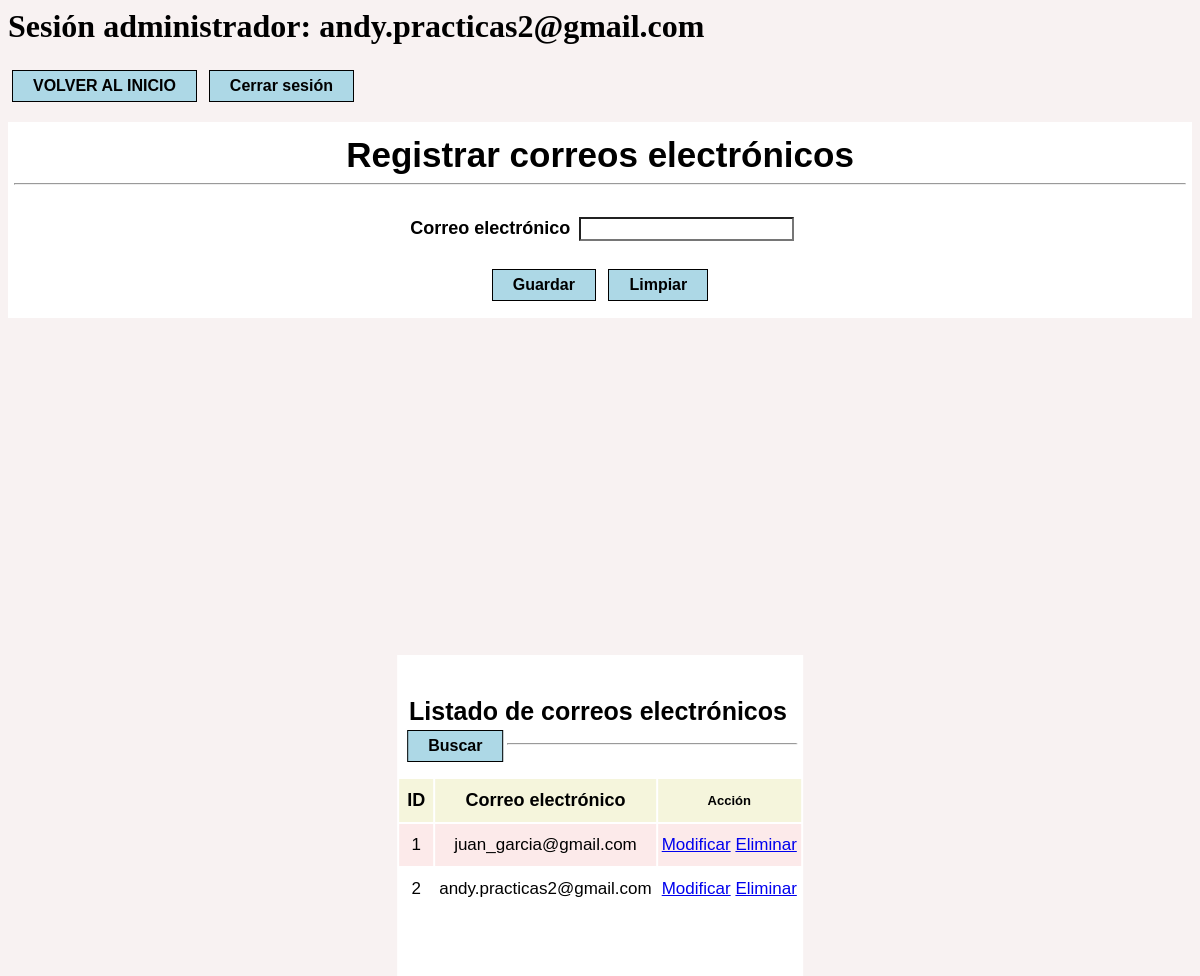
The app's page /crud_administrador/boletin/boletin.php (signed in) with its own data.
### tables this page shows
CREATE TABLE `boletin` (
  `id_boletin` int(10) NOT NULL,
  `correo` varchar(50) NOT NULL
);

### crud_administrador/boletin/boletin.php (the view, shortened to what this page needs)
<?php
include("../../conexion.php");
if(isset($_SESSION['administrador']))
{
	$usuarioingresado = $_SESSION['administrador'];
	echo "<h1> Sesión administrador: $usuarioingresado </h1>";
}
?>
<html>
<head>
<link rel="stylesheet" href="../../estilos/estilo_proveedores.css">
</head>
<body>
<header>
<form method="POST">
<input type="submit" value="VOLVER AL INICIO" name="btnvolver"/>
<input type="submit" value="Cerrar sesión" name="btncerrar"/>
</form>
</header>
<form name="Guardar_Limpiar" action="guardar_limpiar_boletin.php" method="post">
<table>
<tr><td colspan="8" align="center"><label class="label1">Registrar correos electrónicos</label><hr></td></tr>
<tr>
	<td align="center"><label>Correo electrónico</label> <input type="email" maxlength="50" name="txtcorreo" required></td>
</tr>
<tr><td colspan="7" align="center">
<input type="submit" value="Guardar" name="grabardatos">
<input type="submit" value="Limpiar" name="limpiardatos" onClick="javascript: return confirm('Presione Aceptar para limpiar los formularios.');">
</td>
</tr>
</table>
</form>
<table class="tabla1">
<tr><td colspan="9" align="center"><label class="label2"> <br>Listado de correos electrónicos</label>
<form method="POST"><input type="submit" value="Buscar" name="buscar" style="float:left"></form>
<hr></td></tr>
<tr class="tr1">
	<td><label>ID</label></td>
	<td><label>Correo electrónico</label></td>
	<td><label style="font-size: small;">Acción</label></td>
</tr>
<?php
$sql="SELECT * FROM boletin";
$result=mysqli_query($conn,$sql);
while($mostrar=mysqli_fetch_array($result))
{
?>
<tr class="tr2">
	<td><?php echo $mostrar['id_boletin'] ?>
	<td><?php echo $mostrar['correo'] ?>
	<td><?php echo "<a href=\"modificar_boletin.php?id_boletin=$mostrar[id_boletin]\">Modificar</a>
	<a href=\"eliminar_boletin.php?id_boletin=$mostrar[id_boletin]\"
	onClick=\"return confirm('¿Estás seguro de eliminar el correo $mostrar[correo]?')\">Eliminar</a></td>";?>
</tr>
<?php
}
?>
</table>
</body>
</html>

### estilos/estilo_proveedores.css (style rules this page uses)
body { background-color: #f8f2f2; }
input[type=submit] { cursor: pointer; background-color: lightblue; border: 1px solid black; color:black; font-weight: bold; padding: 6px 20px; text-align: center; font-size:16px; margin: 4px 4px; position: center; font-family: Arial; }
input[type="email"] { font-family: Arial; color:black; background-color:white; text-align: left; font-size: 16px; margin: auto; }
label { font-family: Arial; padding: 4px; font-weight: bold; color: black; font-size: 18px; }
.label1 { font-size: 35px; }
.label2 { font-size: 25px; }
table { background-color: #FFFFFF; border: none; width: 100%; padding: 0; margin: 0; }
.tabla1 { background-color: #ffffff; padding: 0; margin: 0; border: none; width: fit-content; top: 85%; left: 50%; position:absolute; transform: translate(-50%,-50%); font-size:17px; text-align: center; display: block; height: 350px; overflow-y: auto; overflow-x: hidden; }
td { padding: 11px 4px; font-family: Arial; }
.tr1 { background-color: beige }
.tr2:nth-child(odd) { background: #fceaea; }
.tr2:nth-child(even) { background: #ffffff; }

### records on screen
boletin: id_boletin "1", correo "juan_garcia@gmail.com"
boletin: id_boletin "2", correo "andy.practicas2@gmail.com"

### other values on screen
$usuarioingresado "andy.practicas2@gmail.com"
